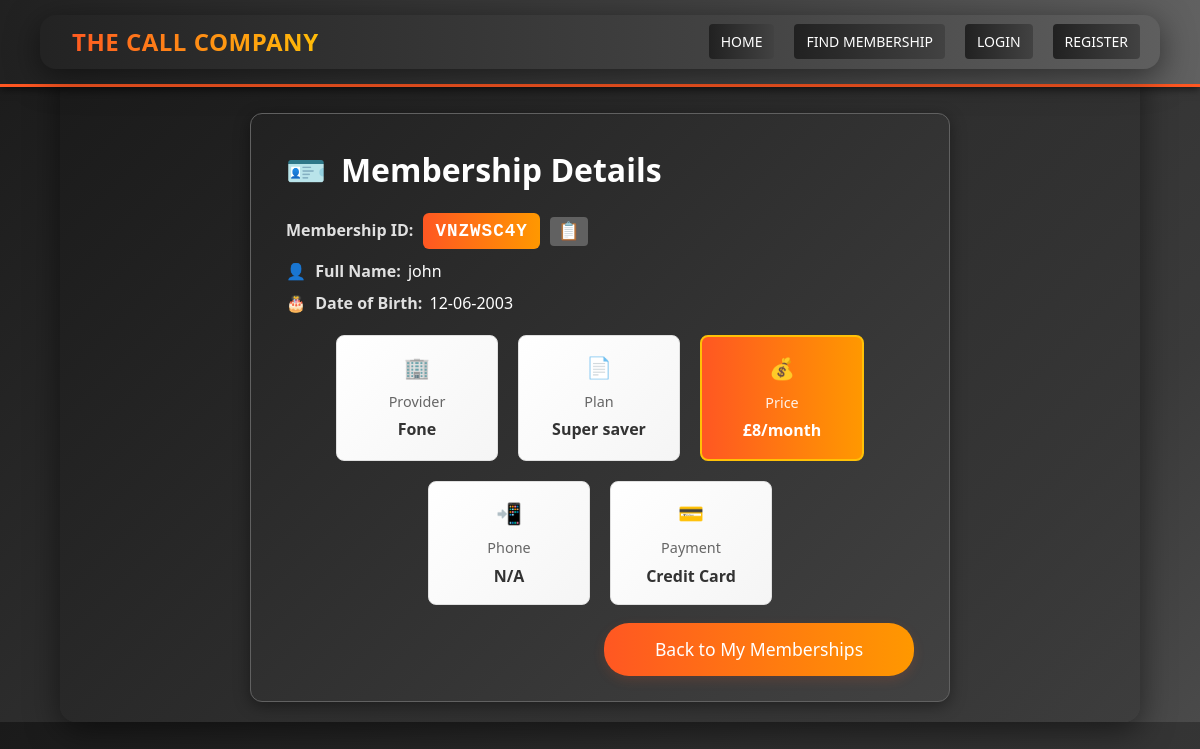
Page /member/VNZWSC4Y on the committed database.
### app.py (models this page shows)
class Member(db.Model):
    id = db.Column(db.String(10), primary_key=True)
    full_name = db.Column(db.String(100), nullable=False)
    date_of_birth = db.Column(db.Date, nullable=False)
    plan_id = db.Column(db.Integer, db.ForeignKey('plan.id'), nullable=False)
    spending_cap = db.Column(db.Boolean, default=False)
    age_restricted_content = db.Column(db.Boolean, default=False)
    payment_method = db.Column(db.String(50), nullable=True)
    user_id = db.Column(db.Integer, db.ForeignKey('user.id'), nullable=True)  # Link to User
    plan = db.relationship('Plan')
    created_at = db.Column(db.DateTime, default=datetime.utcnow)

class Provider(db.Model):
    id = db.Column(db.Integer, primary_key=True)
    name = db.Column(db.String(50), unique=True, nullable=False)
    plans = db.relationship('Plan', backref='provider', lazy=True)

class Plan(db.Model):
    id = db.Column(db.Integer, primary_key=True)
    provider_id = db.Column(db.Integer, db.ForeignKey('provider.id'), nullable=False)
    plan_name = db.Column(db.String(100), nullable=False)
    data = db.Column(db.String(50))
    calls_text = db.Column(db.String(50))
    phone_model = db.Column(db.String(100))
    price_per_month = db.Column(db.Integer, nullable=False)

### app.py (the view)
@app.route('/member/<member_id>')
def member_details(member_id):
    member = Member.query.get(member_id)
    return render_template('member_details.html', member=member)

### templates/member_details.html (shortened to what this page needs)
{% extends "layout.html" %}
{% block content %}
<div style="max-width: 700px; margin: 0 auto;">
    <div class="member-details-card">
        <div class="member-header">
            <span class="icon">🪪</span>
            <h2>Membership Details</h2>
        </div>
        <div class="membership-id-row">
            <span class="id-label">Membership ID:</span>
            <span class="membership-id" id="membershipId">{{ member.id }}</span>
            <button class="copy-btn" onclick="copyId()" title="Copy ID">📋</button>
        </div>
        <div class="member-section">
            <div class="detail-row"><span class="icon">👤</span> <span class="label">Full Name:</span> <span class="value">{{ member.full_name }}</span></div>
            <div class="detail-row"><span class="icon">🎂</span> <span class="label">Date of Birth:</span> <span class="value">{{ member.date_of_birth.strftime('%d-%m-%Y') }}</span></div>
        </div>
        <div class="plan-summary-features">
            <div class="feature">
                <span class="feature-icon">🏢</span>
                <span class="feature-label">Provider</span>
                <span class="feature-value">{{ member.plan.provider.name }}</span>
            </div>
            <div class="feature">
                <span class="feature-icon">📄</span>
                <span class="feature-label">Plan</span>
                <span class="feature-value">{{ member.plan.plan_name }}</span>
            </div>
            <div class="feature">
                <span class="feature-icon">💰</span>
                <span class="feature-label">Price</span>
                <span class="feature-value">£{{ member.plan.price_per_month }}/month</span>
            </div>
            <div class="feature">
                <span class="feature-icon">📲</span>
                <span class="feature-label">Phone</span>
                <span class="feature-value">{{ member.plan.phone_model if member.plan.phone_model else 'N/A' }}</span>
            </div>
            <div class="feature">
                <span class="feature-icon">💳</span>
                <span class="feature-label">Payment</span>
                <span class="feature-value">{{ member.payment_method }}</span>
            </div>
        </div>
        <div class="member-actions">
            <a href="{{ url_for('my_memberships') }}" class="btn back-btn">Back to My Memberships</a>
        </div>
    </div>
</div>
{% endblock %}

### static/css/style.css (style rules this page uses)
body { font-family: 'Segoe UI', Arial, sans-serif; margin: 0; background: linear-gradient(135deg, #1a1a1a 0%, #2d2d2d 40%, #3a3a3a 80%, #4a4a4a 100%); color: #fff; line-height: 1.6; padding-top: 63px; }
.btn { display: inline-block; background: linear-gradient(90deg, #ff5722 0%, #ff9800 100%); color: #fff; padding: 12px 24px; text-decoration: none; border: none; border-radius: 25px; cursor: pointer; font-size: 1em; font-weight: 500; transition: all 0.3s; box-shadow: 0 4px 12px rgba(255,87,34,0.15); text-align: center; margin: 0 auto; width: 100%; max-width: 250px; }
h1, h2, h3, h4, h5, h6 { color: #fff; line-height: 1.3; margin-bottom: 0.5em; }
h2 { font-size: 2em; }
a { color: #ff5722; text-decoration: none; transition: color 0.3s; }

### templates/member_details.html (style rules this page uses)
.member-details-card { background: linear-gradient(135deg, #212121 0%, #424242 100%); border-radius: 12px; box-shadow: 0 4px 16px rgba(0,0,0,0.4); padding: 30px 35px 25px 35px; margin-top: 30px; border: 1px solid #616161; color: #fff; }
.member-header { display: flex; align-items: center; gap: 10px; margin-bottom: 18px; }
.member-header h2 { color: #fff; margin: 0; }
.member-header .icon { font-size: 2em; }
.membership-id-row { display: flex; align-items: center; gap: 10px; margin-bottom: 10px; }
.id-label { font-weight: bold; color: #e0e0e0; }
.membership-id { font-family: 'Courier New', Courier, monospace; background: linear-gradient(90deg, #ff5722 0%, #ff9800 100%); color: #fff; padding: 4px 12px; border-radius: 6px; font-size: 1.1em; letter-spacing: 1px; font-weight: bold; }
.copy-btn { background: #616161; border: none; border-radius: 4px; padding: 4px 8px; cursor: pointer; font-size: 1.1em; transition: background 0.2s; color: #fff; }
.member-section { margin-bottom: 10px; }
.detail-row { margin-bottom: 6px; font-size: 1em; }
.icon { margin-right: 5px; }
.label { font-weight: bold; color: #e0e0e0; }
.value { color: #fff; margin-left: 3px; }
.plan-summary-features { display: flex; flex-wrap: wrap; justify-content: center; gap: 20px; margin: 18px 0 10px 0; }
.feature { background: linear-gradient(135deg, #fff 0%, #f5f5f5 100%); border-radius: 8px; padding: 15px 20px; text-align: center; min-width: 120px; color: #212121; border: 1px solid #e0e0e0; }
.feature:nth-child(3) { background: linear-gradient(90deg, #ff5722 0%, #ff9800 100%); color: #fff; border: 2px solid #ffc107; }
.feature-icon { font-size: 1.3em; display: block; margin-bottom: 5px; }
.feature-label { color: #666; font-size: 0.9em; }
.feature:nth-child(3) .feature-label { color: #fff; opacity: 0.9; }
.feature-value { font-weight: bold; color: #333; display: block; margin-top: 3px; }
.feature:nth-child(3) .feature-value { color: #fff; }
.member-actions { text-align: right; margin-top: 18px; }
.btn.back-btn { background: linear-gradient(90deg, #ff5722 0%, #ff9800 100%); color: #fff; padding: 12px 30px; font-size: 1.1em; border-radius: 25px; transition: all 0.3s; box-shadow: 0 4px 12px rgba(255,87,34,0.15); text-decoration: none; display: inline-block; margin-left: 10px; }

### rows in the picture
Member: id "VNZWSC4Y", full_name "john", date_of_birth "12-06-2003", payment_method "Credit Card"
Provider: plan.provider.name "Fone"
Plan: plan.plan_name "Super saver", plan.price_per_month "8", plan "N/A"
